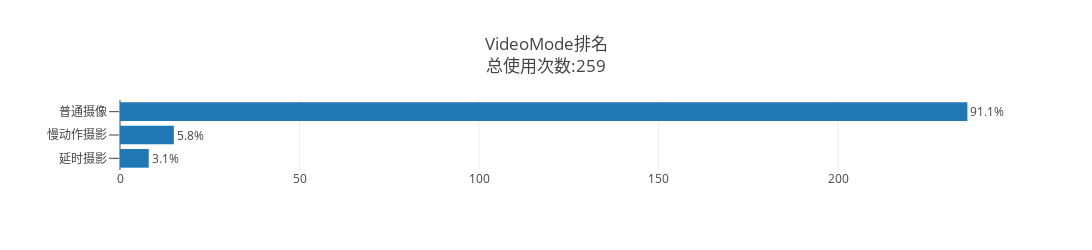

Notebook code for this chart:
### Code cell
video_chinese_data = pd.Series(video_dict).sort_values()
trace = go.Bar(y=video_chinese_data.index, x=video_chinese_data.values, orientation = 'h',
                  text = video_mode.apply(lambda x:'{:.1f}%'.format(x*100/total_video)).values,textposition = 'outside',)

layout = go.Layout(
    title='VideoMode排名<br>总使用次数:{}'.format(total_video),
    height=250,
    width=1200,
    margin=dict(l=120),
    yaxis = dict(ticklen=10)
)

fig = go.Figure(data=[trace],layout=layout)
py.iplot(fig)

### Figure 1 — Plotly figure (JSON) as saved in the notebook; plotly's stock layout.template omitted (floating-point values rounded to 4 significant figures)
{"data": [{"orientation": "h", "text": ["3.1%", "5.8%", "91.1%"], "textposition": "outside", "type": "bar", "x": [8, 15, 236], "y": ["延时摄影", "慢动作摄影", "普通摄像"]}], "layout": {"height": 250, "margin": {"l": 120}, "title": "VideoMode排名<br>总使用次数:259", "width": 1200, "yaxis": {"ticklen": 10}}}
